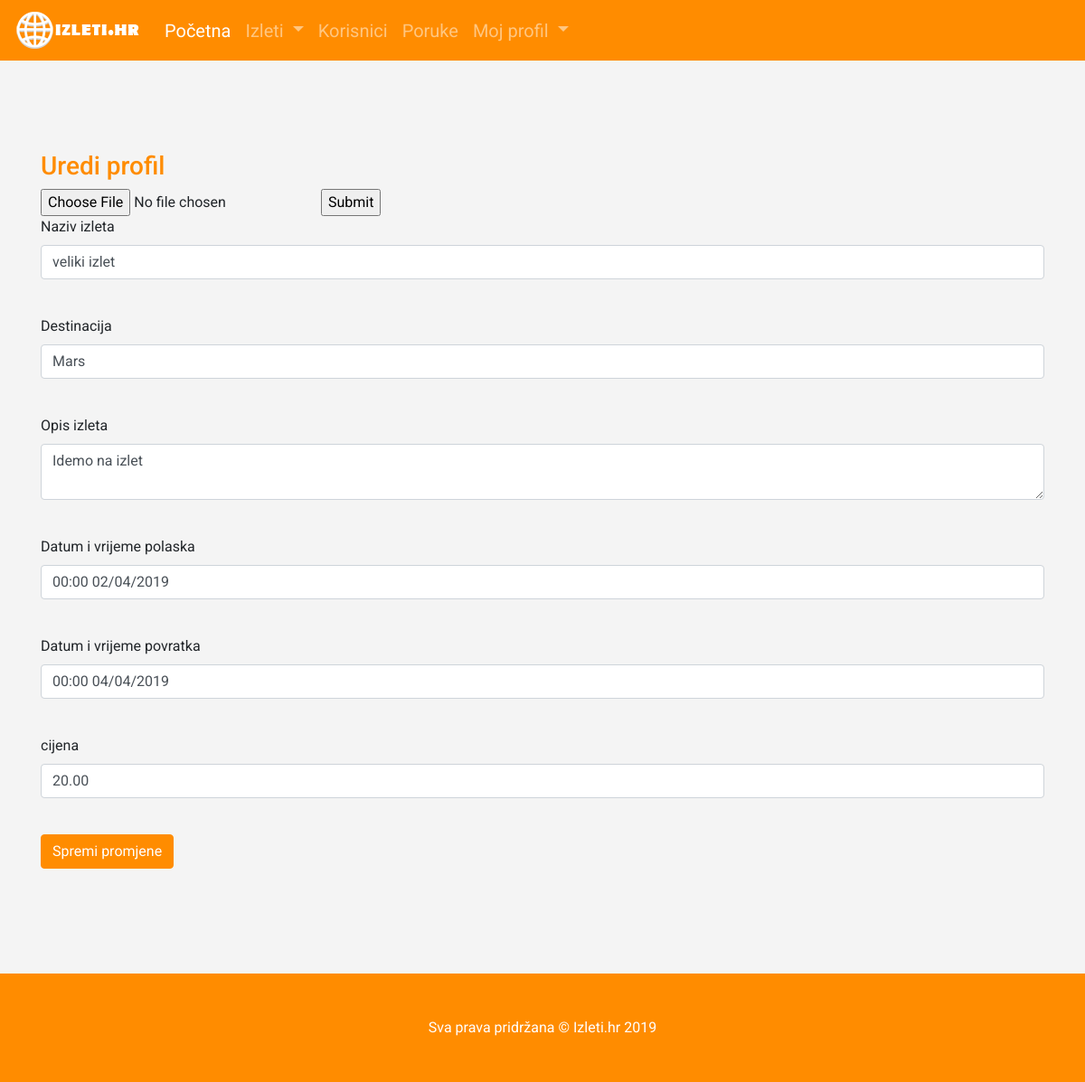
Page /edit_izlet/3 (signed in) on the committed database.
### app/models.py (models this page shows, shortened)
class Izlet(db.Model):
    id=db.Column(db.Integer,primary_key=True)
    naziv=db.Column(db.String(100),index=True)
    cijena=db.Column(db.Float,nullable=True)
    lokacija=db.Column(db.String(100),nullable=True)
    datum_polaska=db.Column(db.DateTime,nullable=True)
    datum_povratka=db.Column(db.DateTime,nullable=True)
    timestamp = db.Column(db.DateTime, index=True, default=datetime.utcnow)
    opis=db.Column(db.String(500), nullable=True)
    creator_id = db.Column(db.Integer, db.ForeignKey('user.id'))
    slika_izleta=db.Column(db.String(300), default='banne.jpg')
    sudionici=db.relationship("User", secondary=tablica_povezivanja, lazy='dynamic')

### app/routes.py (the view)
@app.route('/edit_izlet/<id>', methods=['GET', 'POST'])
@login_required
def edit_izlet(id):
    form = EditIzletForm()
    izlet=Izlet.query.filter_by(id=id).first()
    if form.validate_on_submit():
        izlet.naziv= form.naziv.data
        izlet.lokacija= form.lokacija.data
        izlet.opis = form.opis.data
        izlet.datum_polaska = form.datum_polaska.data
        izlet.datum_povratka = form.datum_povratka.data
        izlet.cijena = form.cijena.data
        db.session.commit()
        flash('Vaše promijene su spremljene.')
        return redirect(url_for('index'))
    elif request.method == 'GET':
        form.naziv.data = izlet.naziv
        form.lokacija.data = izlet.lokacija
        form.opis.data = izlet.opis
        form.datum_polaska.data = izlet.datum_polaska
        form.datum_povratka.data = izlet.datum_povratka
        form.cijena.data = izlet.cijena
    return render_template('edit_izlet.html', title='Edit Izlet',form=form,id=id)

### app/forms.py
class EditIzletForm(FlaskForm):
    naziv = StringField('Naziv izleta', validators=[DataRequired()])
    lokacija = StringField('Destinacija', validators=[DataRequired()])
    opis=TextAreaField('Opis izleta', validators=[DataRequired(),Length(min=0, max=500)])
    datum_polaska=DateTimeField('Datum i vrijeme polaska',format='%H:%M %d/%m/%Y')
    datum_povratka=DateTimeField('Datum i vrijeme povratka',format='%H:%M %d/%m/%Y')
    cijena=DecimalField('cijena', places=2)
    submit=SubmitField('Spremi promjene')

### app/models.py (called while the page is built)
@login.user_loader
def load_user(id):
    return User.query.get(int(id))

### app/templates/edit_izlet.html (shortened to what this page needs)
{% extends "base.html" %}
{% block content %}
<section class="features">
<div class="container">
   <div class="row">
      <div class="col-md-12">
        <h3>Uredi profil</h3>
        <form action = "{{url_for('slika_izleta', id=id)}}" method = "POST" enctype = "multipart/form-data">
                    <input type = "file" name = "slikai" />
                    <input type = "submit"/>
                  </form>
        <form action="{{url_for('edit_izlet',id=id)}}" method="POST"id="dodajizlet" novalidate>
          <div class="control-group form-group">
            <div class="controls">
                {{ form.naziv.label }}<br>
                {{ form.naziv(class="form-control",id="ime") }}<br>
            </div>
          </div>
          <div class="control-group form-group">
            <div class="controls">
                {{ form.lokacija.label }}<br>
                {{ form.lokacija(class="form-control",id="ime") }}<br>
            </div>
          </div>
          <div class="control-group form-group">
            <div class="controls">
                {{ form.opis.label }}<br>
                {{ form.opis(class="form-control",id="ime") }}<br>
            </div>
          </div>
          <div class="control-group form-group">
            <div class="controls">
                {{ form.datum_polaska.label }}<br>
                {{ form.datum_polaska(class="form-control",id="ime") }}<br>
            </div>
          </div>
          <div class="control-group form-group">
            <div class="controls">
                {{ form.datum_povratka.label }}<br>
                {{ form.datum_povratka(class="form-control",id="ime") }}<br>
            </div>
          </div>
          <div class="control-group form-group">
            <div class="controls">
                {{ form.cijena.label }}<br>
                {{ form.cijena(rows="10", cols="100", class="form-control", id="omeni", maxlength="999" ,style="resize:none") }}<br>
            </div>
          </div>
          <p>{{ form.submit(class="btn btn-primary",id="sendMessageButton") }}</p>
        </form>
      </div>
      </div>
      </div>
   </section>
<footer class="py-5 bg-dark ">
    <div class="container">
      <p class="m-0 text-center text-white">Sva prava pridržana  &copy; Izleti.hr 2019</p>
    </div>
 </footer>
{% endblock %}

### app/static/style_index.css (style rules this page uses)
body { font-family: 'Roboto', sans-serif; background-color: #f4f4f4; }
h1,h2,h3,h4 { color:#FF8C00; }
.bg-dark { background-color: #FF8C00 !important; }
.features { padding: 100px 0; }
.btn-primary { background-color:#FF8C00; border-color:#FF8C00; }
html { -webkit-box-sizing: border-box; -moz-box-sizing: border-box; box-sizing: border-box; }
*, *:before, *:after { -webkit-box-sizing: inherit; -moz-box-sizing: inherit; box-sizing: inherit; }

### rows in the picture
Izlet: naziv "veliki izlet", lokacija "Mars", opis "Idemo na izlet", datum_polaska "00:00 02/04/2019", datum_povratka "00:00 04/04/2019", cijena "20.00"
